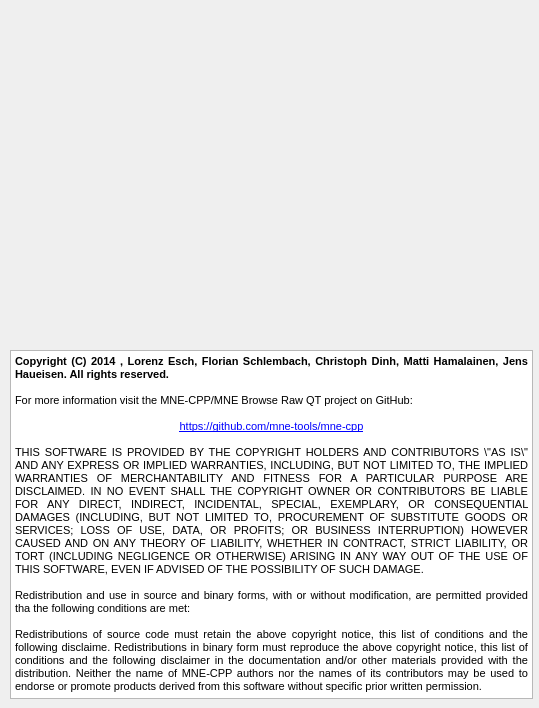
<?xml version="1.0" encoding="UTF-8"?>
<ui version="4.0">
 <class>AboutWindow</class>
 <widget class="QDialog" name="AboutWindow">
  <property name="geometry">
   <rect>
    <x>0</x>
    <y>0</y>
    <width>539</width>
    <height>708</height>
   </rect>
  </property>
  <property name="windowTitle">
   <string>About MNE Analyze</string>
  </property>
  <property name="toolTipDuration">
   <number>-1</number>
  </property>
  <widget class="QLabel" name="m_label_splashscreen">
   <property name="geometry">
    <rect>
     <x>10</x>
     <y>10</y>
     <width>521</width>
     <height>331</height>
    </rect>
   </property>
   <property name="text">
    <string/>
   </property>
   <property name="pixmap">
    <pixmap resource="../mneanalyzeqt.qrc">:/resources/images/splashscreen_mne_analyze_qt.png</pixmap>
   </property>
   <property name="scaledContents">
    <bool>true</bool>
   </property>
  </widget>
  <widget class="QTextEdit" name="m_textEdit_aboutText_2">
   <property name="enabled">
    <bool>true</bool>
   </property>
   <property name="geometry">
    <rect>
     <x>10</x>
     <y>350</y>
     <width>523</width>
     <height>349</height>
    </rect>
   </property>
   <property name="toolTipDuration">
    <number>-1</number>
   </property>
   <property name="readOnly">
    <bool>true</bool>
   </property>
   <property name="html">
    <string>&lt;!DOCTYPE HTML PUBLIC &quot;-//W3C//DTD HTML 4.0//EN&quot; &quot;http://www.w3.org/TR/REC-html40/strict.dtd&quot;&gt;
&lt;html&gt;&lt;head&gt;&lt;meta name=&quot;qrichtext&quot; content=&quot;1&quot; /&gt;&lt;style type=&quot;text/css&quot;&gt;
p, li { white-space: pre-wrap; }
&lt;/style&gt;&lt;/head&gt;&lt;body style=&quot; font-family:'MS Shell Dlg 2'; font-size:8.25pt; font-weight:400; font-style:normal;&quot;&gt;
&lt;p align=&quot;justify&quot; style=&quot; margin-top:0px; margin-bottom:0px; margin-left:0px; margin-right:0px; -qt-block-indent:0; text-indent:0px;&quot;&gt;&lt;span style=&quot; font-size:8pt; font-weight:600;&quot;&gt;Copyright (C) 2014 , Lorenz Esch, Florian Schlembach, Christoph Dinh, Matti Hamalainen, Jens Haueisen. All rights reserved.&lt;/span&gt;&lt;/p&gt;
&lt;p align=&quot;justify&quot; style=&quot;-qt-paragraph-type:empty; margin-top:0px; margin-bottom:0px; margin-left:0px; margin-right:0px; -qt-block-indent:0; text-indent:0px; font-size:8pt;&quot;&gt;&lt;br /&gt;&lt;/p&gt;
&lt;p align=&quot;justify&quot; style=&quot; margin-top:0px; margin-bottom:0px; margin-left:0px; margin-right:0px; -qt-block-indent:0; text-indent:0px;&quot;&gt;&lt;span style=&quot; font-size:8pt;&quot;&gt;For more information visit the MNE-CPP/MNE Browse Raw QT project on GitHub:&lt;/span&gt;&lt;/p&gt;
&lt;p align=&quot;justify&quot; style=&quot;-qt-paragraph-type:empty; margin-top:0px; margin-bottom:0px; margin-left:0px; margin-right:0px; -qt-block-indent:0; text-indent:0px; font-size:8pt;&quot;&gt;&lt;br /&gt;&lt;/p&gt;
&lt;p align=&quot;center&quot; style=&quot; margin-top:0px; margin-bottom:0px; margin-left:0px; margin-right:0px; -qt-block-indent:0; text-indent:0px;&quot;&gt;&lt;a href=&quot;https://github.com/mne-tools/mne-cpp&quot;&gt;&lt;span style=&quot; font-size:8pt; text-decoration: underline; color:#0000ff;&quot;&gt;https://github.com/mne-tools/mne-cpp&lt;/span&gt;&lt;/a&gt;&lt;/p&gt;
&lt;p align=&quot;justify&quot; style=&quot;-qt-paragraph-type:empty; margin-top:0px; margin-bottom:0px; margin-left:0px; margin-right:0px; -qt-block-indent:0; text-indent:0px; font-size:8pt;&quot;&gt;&lt;br /&gt;&lt;/p&gt;
&lt;p align=&quot;justify&quot; style=&quot; margin-top:0px; margin-bottom:0px; margin-left:0px; margin-right:0px; -qt-block-indent:0; text-indent:0px;&quot;&gt;&lt;span style=&quot; font-size:8pt;&quot;&gt;THIS SOFTWARE IS PROVIDED BY THE COPYRIGHT HOLDERS AND CONTRIBUTORS \&amp;quot;AS IS\&amp;quot; AND ANY EXPRESS OR IMPLIED WARRANTIES, INCLUDING, BUT NOT LIMITED TO, THE IMPLIED WARRANTIES OF MERCHANTABILITY AND FITNESS FOR A PARTICULAR PURPOSE ARE DISCLAIMED. IN NO EVENT SHALL THE COPYRIGHT OWNER OR CONTRIBUTORS BE LIABLE FOR ANY DIRECT, INDIRECT, INCIDENTAL, SPECIAL, EXEMPLARY, OR CONSEQUENTIAL DAMAGES (INCLUDING, BUT NOT LIMITED TO, PROCUREMENT OF SUBSTITUTE GOODS OR SERVICES; LOSS OF USE, DATA, OR PROFITS; OR BUSINESS INTERRUPTION) HOWEVER CAUSED AND ON ANY THEORY OF LIABILITY, WHETHER IN CONTRACT, STRICT LIABILITY, OR TORT (INCLUDING NEGLIGENCE OR OTHERWISE) ARISING IN ANY WAY OUT OF THE USE OF THIS SOFTWARE, EVEN IF ADVISED OF THE POSSIBILITY OF SUCH DAMAGE.&lt;/span&gt;&lt;/p&gt;
&lt;p align=&quot;justify&quot; style=&quot;-qt-paragraph-type:empty; margin-top:0px; margin-bottom:0px; margin-left:0px; margin-right:0px; -qt-block-indent:0; text-indent:0px; font-size:8pt;&quot;&gt;&lt;br /&gt;&lt;/p&gt;
&lt;p align=&quot;justify&quot; style=&quot; margin-top:0px; margin-bottom:0px; margin-left:0px; margin-right:0px; -qt-block-indent:0; text-indent:0px;&quot;&gt;&lt;span style=&quot; font-size:8pt;&quot;&gt;Redistribution and use in source and binary forms, with or without modification, are permitted provided tha the following conditions are met:&lt;/span&gt;&lt;/p&gt;
&lt;p align=&quot;justify&quot; style=&quot;-qt-paragraph-type:empty; margin-top:0px; margin-bottom:0px; margin-left:0px; margin-right:0px; -qt-block-indent:0; text-indent:0px; font-size:8pt;&quot;&gt;&lt;br /&gt;&lt;/p&gt;
&lt;p align=&quot;justify&quot; style=&quot; margin-top:0px; margin-bottom:0px; margin-left:0px; margin-right:0px; -qt-block-indent:0; text-indent:0px;&quot;&gt;&lt;span style=&quot; font-size:8pt;&quot;&gt;Redistributions of source code must retain the above copyright notice, this list of conditions and the following disclaime. Redistributions in binary form must reproduce the above copyright notice, this list of conditions and the following disclaimer in the documentation and/or other materials provided with the distribution. Neither the name of MNE-CPP authors nor the names of its contributors may be used to endorse or promote products derived from this software without specific prior written permission.&lt;/span&gt;&lt;/p&gt;&lt;/body&gt;&lt;/html&gt;</string>
   </property>
   <property name="overwriteMode">
    <bool>true</bool>
   </property>
   <property name="textInteractionFlags">
    <set>Qt::LinksAccessibleByKeyboard|Qt::LinksAccessibleByMouse|Qt::TextBrowserInteraction|Qt::TextSelectableByKeyboard|Qt::TextSelectableByMouse</set>
   </property>
  </widget>
 </widget>
 <resources>
  <include location="../mneanalyzeqt.qrc"/>
 </resources>
 <connections/>
</ui>
